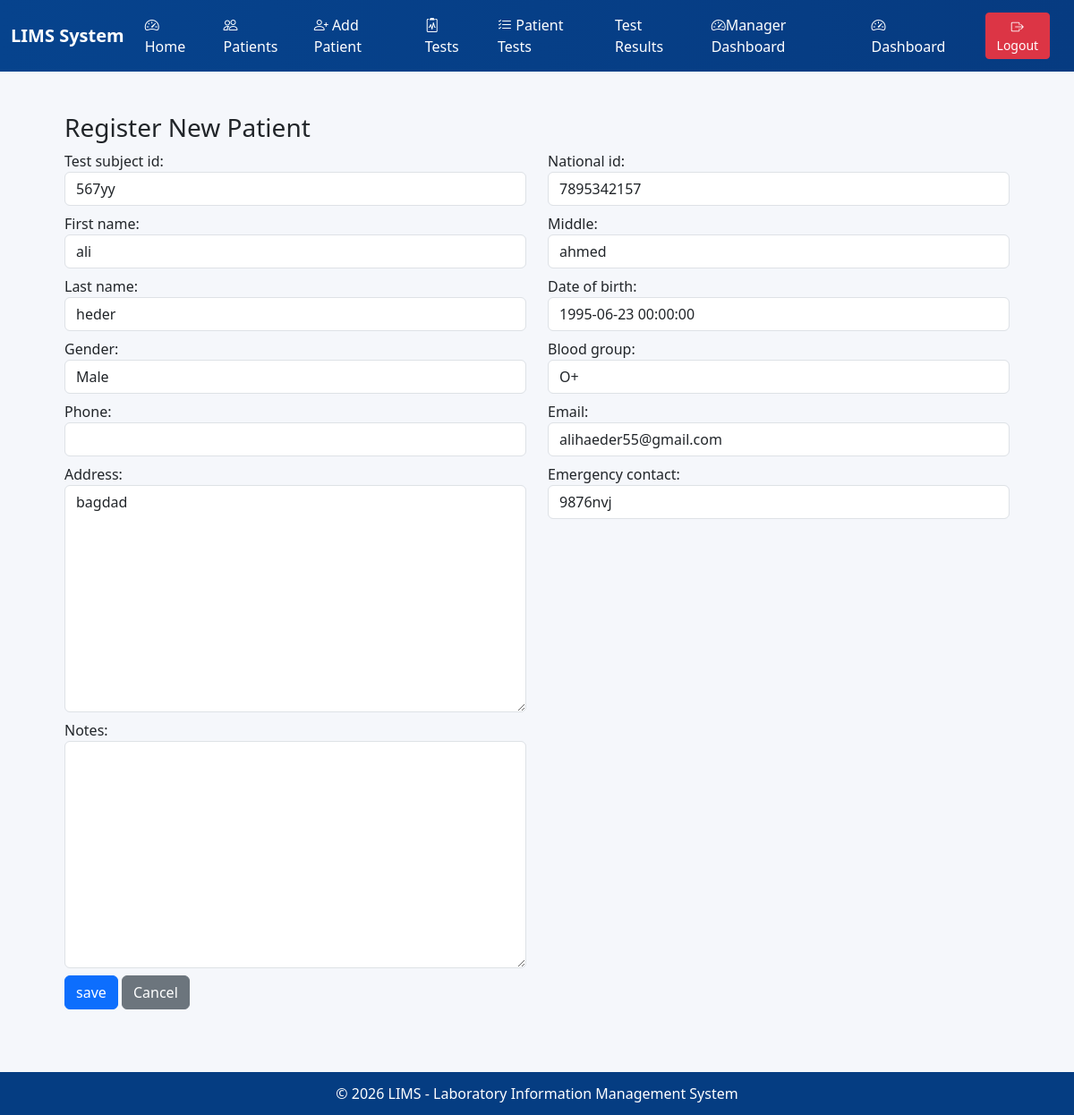
/patient/2/edit/, run on the app's committed database.
### core/models.py (models this page shows, shortened)
class Patient(models.Model):
    id = models.BigAutoField(primary_key=True)
    test_subject_id = models.CharField(max_length=50, unique=True, blank=True)
    national_id = models.CharField(max_length=30, unique=True, blank=True, null=True)
    first_name = models.CharField(max_length=120)
    middle = models.CharField(max_length=120, blank=True, null=True)
    last_name = models.CharField(max_length=120)
    date_of_birth = models.DateTimeField(blank=True, null=True)
    GENDER_CHOICES = [('M', 'Male'), ('F', 'Female'), ('O', 'Other'), ('U', 'Unknown')]
    gender = models.CharField(max_length=1, choices=GENDER_CHOICES, default='U')
    blood_group = models.CharField(max_length=3, blank=True, null=True)
    phone = models.CharField(max_length=30, blank=True, null=True)
    email = models.EmailField(blank=True, null=True)
    address = models.TextField(blank=True, null=True)
    emergency_contact = models.CharField(max_length=120, blank=True, null=True)
    registration_date = models.DateTimeField(auto_now_add=True)
    last_update = models.DateTimeField(auto_now=True)
    notes = models.TextField(blank=True, null=True)
    class Meta:
        verbose_name = "Patient"
        verbose_name_plural = "Patients"
        ordering = ['-registration_date']
        indexes = [
            models.Index(fields=['test_subject_id']),
            models.Index(fields=['national_id']),
            models.Index(fields=['last_name', 'first_name']),
        ]

### core/views.py (the view)
# urls.py: path('patient/<int:pk>/edit/', views.patient_update, name='patient_update'),
def patient_update(request, pk):
    patient = get_object_or_404(Patient, pk=pk)
    if request.method == 'POST':
        form = PatientForm(request.POST, instance=patient)
        if form.is_valid():
            form.save()
            return redirect('core:patient_list')
    else:
        form = PatientForm(instance=patient)
    return render(request, 'core/patient_form.html', {'form': form})

### core/forms.py
class PatientForm(forms.ModelForm):
    class Meta:
        model = Patient
        fields = ['test_subject_id','national_id','first_name','middle','last_name','date_of_birth',
                  'gender','blood_group','phone','email','address','emergency_contact', 'notes'
        ]

### core/templates/core/patient_form.html (shortened to what this page needs)
{% extends "base.html" %}
{% load widget_tweaks %}
{% block content %}
<div class="container mt-3">
    <h3>Register New Patient</h3>
    <form method="post">
        <div class="row">
            {% for field in form %}
            <div class="col-md-6 mb-2">
                <label>{{ field.label_tag }}</label>
                {{ field|add_class:"form-control" }}
            </div>
            {% endfor %}
        </div>
        <button class="btn btn-primary">save</button>
        <a class="btn btn-secondary" href="{% url 'core:patient_list' %}">Cancel</a>
    </form>
</div>
{% endblock %}

### templates/base.html (style rules this page uses)
body { background: #f5f7fb; font-family: Segoe UI, Tahoma; }

### data on the page
Patient: form "567yy" "7895342157" "ali" "ahmed" "heder" "1995-06-23 00:00:00" "Male" "O+" "alihaeder55@gmail.com" "bagdad" "9876nvj"

### other printed values
{{ field.label_tag }} "Test subject id:" "National id:" "First name:" "Middle:" "Last name:" "Date of birth:" "Gender:" "Blood group:" "Phone:" "Email:" "Address:" "Emergency contact:" "Notes:"
